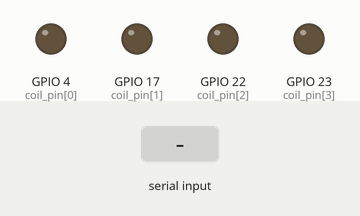
This program was run on a simulated Raspberry Pi (BCM pin numbers). Shown: output pins drawn as LEDs (lit = HIGH). The inputs (shaded band) are chosen by the test bench. What the program prints to the terminal is not drawn.

Above: at 1.2 s.
1.3 s: "f" typed at the terminal, then Enter
2.9 s: "5" typed at the terminal, then Enter
Timing chart, 0 to 5.9 s (numbered marks = the images above; inputs shaded):
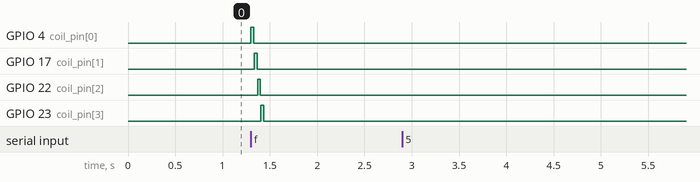

The program:

railgun.py
```python
from RPi import GPIO
from time import sleep

coil_num = 4

coil_pin = [4, 17, 22, 23]
coil_on_time = [30, 30, 30, 30]  # in ms
coil_delay = [5, 5, 5, 5]  # in ms

print("Initializing...")

GPIO.setmode(GPIO.BCM)

for i in range(coil_num):
    GPIO.setup(coil_pin[i], GPIO.OUT)
    GPIO.output(coil_pin[i], GPIO.LOW)  # turn relais off

print("Ready")

while True:
    cmd = input("> ")

    if cmd == "f":  # fire
        for i in range(coil_num):
            GPIO.output(coil_pin[i], GPIO.HIGH)  # turn relais on
            sleep(coil_on_time[i] / 1000)
            GPIO.output(coil_pin[i], GPIO.LOW)  # turn relais off
            sleep(coil_delay[i] / 1000)

    elif cmd.startswith("t "):  # test on time
        on_time = int(cmd.split()[1])
        GPIO.output(coil_pin[0], GPIO.HIGH)  # turn relais on
        sleep(on_time / 1000)
        GPIO.output(coil_pin[0], GPIO.LOW)  # turn relais off
        # sleep(coil_delay[i] / 1000)

    elif cmd.startswith("ta "):
        on_time = int(cmd.split()[1])
        delay = int(cmd.split()[2])
        for i in range(coil_num):
            GPIO.output(coil_pin[i], GPIO.HIGH)  # turn relais on
            sleep(on_time / 1000)
            GPIO.output(coil_pin[i], GPIO.LOW)  # turn relais off
            sleep(delay / 1000)


    elif cmd == "q":  # quit
        exit()

    else:
        print("Unknown command. To quit enter \"q\"")
```

Measured:
- after the input at 1.3 s, GPIO 4 (coil_pin[0]), GPIO 17 (coil_pin[1]): LOW → HIGH at once, → LOW 0.03 s later; GPIO 22 (coil_pin[2]): LOW → HIGH after 0.07 s, → LOW 0.03 s later; GPIO 23 (coil_pin[3]): LOW → HIGH after 0.11 s, → LOW 0.03 s later
- after the input at 2.9 s, every drawn part: stays the same
